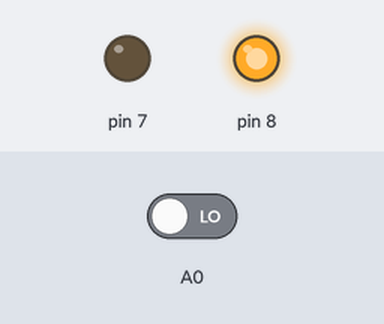
The sketch below on a simulated Arduino Uno, built with avr-gcc and run on an emulated ATmega328P. Parts: output pins drawn as LEDs (lit = HIGH). Inputs (shaded band) come from the test bench; at power-on: A0 LOW.

Above: at 1.2 s.
1.3 s: A0 driven HIGH
At 2.5 s:
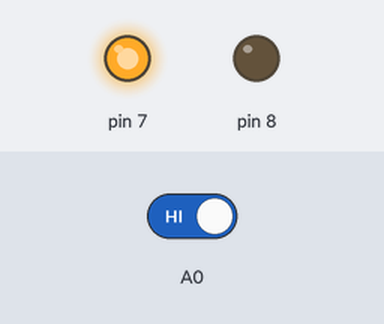
2.8 s: A0 driven LOW
At 3.7 s:
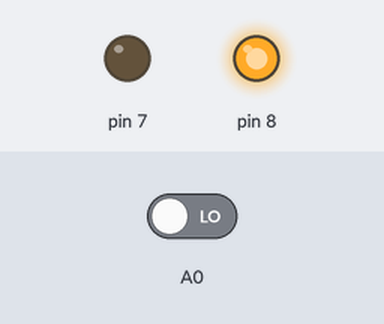
Timing chart, 0 to 5.8 s (numbered marks = the images above; inputs shaded):
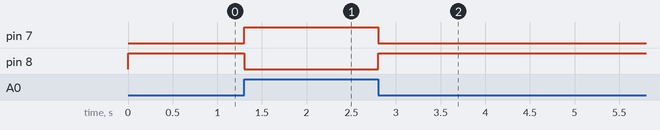

Measured:
- after the input at 1.3 s, pin 7: LOW → HIGH at once; pin 8: HIGH → LOW at once
- after the input at 2.8 s, pin 7: HIGH → LOW at once; pin 8: LOW → HIGH at once

The sketch:

Pull_asignacion_de_variable.ino
```cpp
bool variable;
void setup() {
  // put your setup code here, to run once:
  pinMode(7,OUTPUT);
  pinMode(8,OUTPUT);
  pinMode(A0,INPUT);

}

void loop() {
  // put your main code here, to run repeatedly:
  variable=digitalRead(A0);
  digitalWrite(7,variable);
  digitalWrite(8,!variable);

}
```
